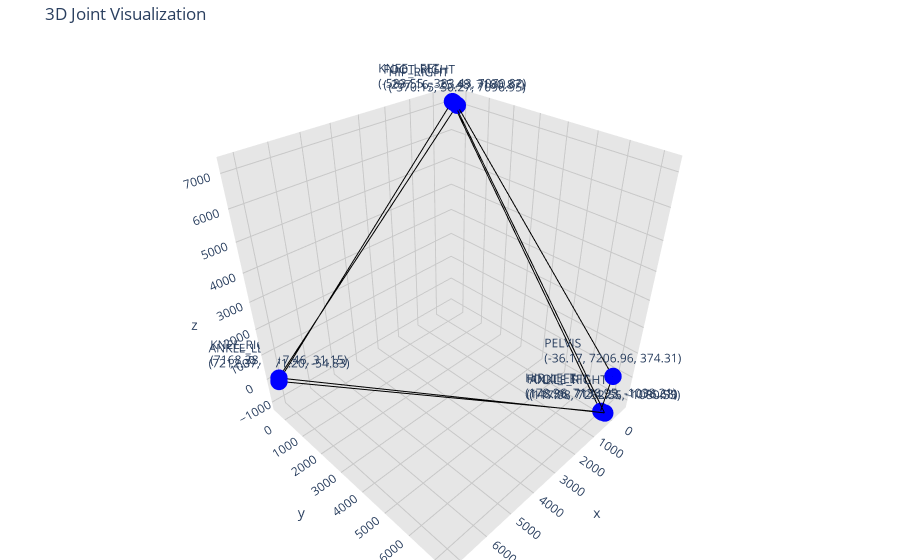

Notebook code for this chart:
### Code cell
import torch
import pandas as pd
import plotly.graph_objs as go
from torch_geometric.data import Data

# Load the dataset

df = pd.read_csv(file_path)

# Define anatomical connections as edges
edges = torch.tensor([
    [0, 2],  # FOOT_RIGHT to ANKLE_RIGHT
    [1, 3],  # FOOT_LEFT to ANKLE_LEFT
    [2, 4],  # ANKLE_RIGHT to KNEE_RIGHT
    [3, 5],  # ANKLE_LEFT to KNEE_LEFT
    [4, 6],  # KNEE_RIGHT to HIP_RIGHT
    [5, 7],  # KNEE_LEFT to HIP_LEFT
    [6, 8],  # HIP_RIGHT to PELVIS
    [7, 8],  # HIP_LEFT to PELVIS
    [8, 9],  # PELVIS to SPINE_NAVAL
    [9, 10], # SPINE_NAVAL to SPINE_CHEST
    [10, 11],# SPINE_CHEST to CLAVICLE_RIGHT
    [10, 12],# SPINE_CHEST to CLAVICLE_LEFT
    [11, 13],# CLAVICLE_RIGHT to SHOULDER_RIGHT
    [12, 14],# CLAVICLE_LEFT to SHOULDER_LEFT
    [13, 15],# SHOULDER_RIGHT to ELBOW_RIGHT
    [14, 16],# SHOULDER_LEFT to ELBOW_LEFT
    [15, 17],# ELBOW_RIGHT to WRIST_RIGHT
    [16, 18],# ELBOW_LEFT to WRIST_LEFT
    [17, 19],# WRIST_RIGHT to HAND_RIGHT
    [18, 20],# WRIST_LEFT to HAND_LEFT
    [19, 21],# HAND_RIGHT to HANDTIP_RIGHT
    [20, 22],# HAND_LEFT to HANDTIP_LEFT
    [21, 23],# HANDTIP_RIGHT to THUMB_RIGHT
    [22, 24],# HANDTIP_LEFT to THUMB_LEFT
    [10, 25],# SPINE_CHEST to NECK
    [25, 26],# NECK to HEAD
]).t().contiguous()


edges = torch.tensor([
    [0, 2],  # FOOT_RIGHT to ANKLE_RIGHT
    [1, 3],  # FOOT_LEFT to ANKLE_LEFT
    [2, 4],  # ANKLE_RIGHT to KNEE_RIGHT
    [3, 5],  # ANKLE_LEFT to KNEE_LEFT
    [4, 6],  # KNEE_RIGHT to HIP_RIGHT
    [5, 7],  # KNEE_LEFT to HIP_LEFT
    [6, 8],  # HIP_RIGHT to PELVIS
    [7, 8],  # HIP_LEFT to PELVIS
]).t().contiguous()



# List of joints in the order they appear in the DataFrame
joints = [
    'FOOT_RIGHT', 'FOOT_LEFT', 'ANKLE_RIGHT', 'ANKLE_LEFT', 'KNEE_RIGHT', 'KNEE_LEFT',
    'HIP_RIGHT', 'HIP_LEFT', 'PELVIS', 'SPINE_NAVAL', 'SPINE_CHEST',
    'CLAVICLE_RIGHT', 'CLAVICLE_LEFT', 'SHOULDER_RIGHT', 'SHOULDER_LEFT',
    'ELBOW_RIGHT', 'ELBOW_LEFT', 'WRIST_RIGHT', 'WRIST_LEFT', 'HAND_RIGHT',
    'HAND_LEFT', 'HANDTIP_RIGHT', 'HANDTIP_LEFT', 'THUMB_RIGHT', 'THUMB_LEFT',
    'NECK', 'HEAD', 'NOSE', 'EYE_LEFT', 'EAR_LEFT', 'EYE_RIGHT', 'EAR_RIGHT'
]


# List of joints in the order they appear in the DataFrame
joints = [
    'FOOT_RIGHT', 'FOOT_LEFT', 'ANKLE_RIGHT', 'ANKLE_LEFT', 'KNEE_RIGHT', 'KNEE_LEFT',
    'HIP_RIGHT', 'HIP_LEFT', 'PELVIS'
]

# Function to extract node features and create a Data object
def create_data_object_vis(row):
    node_features = []
    node_positions = []  # Store (x, y, z) positions separately for Plotly visualization

    for joint in joints:
        x = row[f'{joint}_X']
        y = row[f'{joint}_Y']
        z = row[f'{joint}_Z']
        node_features.append([x, y, z])
        node_positions.append((x, y, z))  # Save position for each joint

    node_features = torch.tensor(node_features, dtype=torch.float)

    # Extract label (assuming 'frailty' is the target column)
    label = torch.tensor([row['QoR_class']], dtype=torch.float)

    # Create the Data object
    data = Data(x=node_features, edge_index=edges, y=label)

    return data, node_positions

# Function to plot the graph using Plotly
def plot_graph(node_positions):
    # Extract x, y, z coordinates from node_positions
    x_coords = [pos[0] for pos in node_positions]
    y_coords = [pos[1] for pos in node_positions]
    z_coords = [pos[2] for pos in node_positions]

    # Create edges for Plotly
    edge_x = []
    edge_y = []
    edge_z = []
    for edge in edges.t().tolist():
        x0, y0, z0 = node_positions[edge[0]]
        x1, y1, z1 = node_positions[edge[1]]
        edge_x.extend([x0, x1, None])
        edge_y.extend([y0, y1, None])
        edge_z.extend([z0, z1, None])

    # Plot the edges
    edge_trace = go.Scatter3d(
        x=edge_x, y=edge_y, z=edge_z,
        mode='lines',
        line=dict(color='black', width=2),
        hoverinfo='none'
    )

    # Plot the nodes with joint names and coordinates
    node_trace = go.Scatter3d(
        x=x_coords, y=y_coords, z=z_coords,
        mode='markers+text',
        marker=dict(size=6, color='blue'),
        text=[f'{joint}<br>({x:.2f}, {y:.2f}, {z:.2f})' for joint, x, y, z in zip(joints, x_coords, y_coords, z_coords)],  # Joint names and coordinates
        hoverinfo='text'
    )

    # Create the figure with gridlines and joint names
    fig = go.Figure(data=[edge_trace, node_trace],
                    layout=go.Layout(
                        title='3D Joint Visualization',
                        showlegend=False,
                        scene=dict(
                            xaxis=dict(
                                showbackground=True,
                                backgroundcolor="rgb(230, 230, 230)",
                                gridcolor="rgb(200, 200, 200)",
                                showgrid=True,
                                zerolinecolor="rgb(200, 200, 200)",
                            ),
                            yaxis=dict(
                                showbackground=True,
                                backgroundcolor="rgb(230, 230, 230)",
                                gridcolor="rgb(200, 200, 200)",
                                showgrid=True,
                                zerolinecolor="rgb(200, 200, 200)",
                            ),
                            zaxis=dict(
                                showbackground=True,
                                backgroundcolor="rgb(230, 230, 230)",
                                gridcolor="rgb(200, 200, 200)",
                                showgrid=True,
                                zerolinecolor="rgb(200, 200, 200)",
                            ),
                        ),
                        margin=dict(l=0, r=0, b=0, t=40),
                    ))

    fig.show()

# Example usage with a single row (e.g., the first row in your DataFrame)
single_row = df.iloc[0]
data, node_positions = create_data_object_vis(single_row)

# Plot the graph using Plotly
plot_graph(node_positions)

### Figure 1 — Plotly figure (JSON) as saved in the notebook; plotly's stock layout.template omitted (floating-point values rounded to 4 significant figures)
{"data": [{"hoverinfo": "none", "line": {"color": "black", "width": 2}, "mode": "lines", "type": "scatter3d", "x": [-297.2, 117.1, null, 148.9, 7212.0, null, 117.1, 7168.0, null, 7212.0, -583.5, null, 7168.0, -370.1, null, -583.5, 179.0, null, -370.1, -36.17, null, 179.0, -36.17, null], "y": [-25.48, 7253.0, null, 7174.0, -371.2, null, 7253.0, -417.5, null, -371.2, -383.4, null, -417.5, 50.27, null, -383.4, 7137.0, null, 50.27, 7207.0, null, 7137.0, 7207.0, null], "z": [7181.0, -1081.0, null, -1077.0, -54.83, null, -1081.0, 31.15, null, -54.83, 7071.0, null, 31.15, 7097.0, null, 7071.0, -1038.0, null, 7097.0, 374.3, null, -1038.0, 374.3, null]}, {"hoverinfo": "text", "marker": {"color": "blue", "size": 6}, "mode": "markers+text", "text": ["FOOT_RIGHT<br>(-297.16, -25.48, 7180.87)", "FOOT_LEFT<br>(148.86, 7174.23, -1076.68)", "ANKLE_RIGHT<br>(117.08, 7252.55, -1080.55)", "ANKLE_LEFT<br>(7212.37, -371.20, -54.83)", "KNEE_RIGHT<br>(7168.38, -417.46, 31.15)", "KNEE_LEFT<br>(-583.55, -383.43, 7070.82)", "HIP_RIGHT<br>(-370.15, 50.27, 7096.95)", "HIP_LEFT<br>(178.96, 7136.95, -1038.21)", "PELVIS<br>(-36.17, 7206.96, 374.31)"], "type": "scatter3d", "x": [-297.2, 148.9, 117.1, 7212.0, 7168.0, -583.5, -370.1, 179.0, -36.17], "y": [-25.48, 7174.0, 7253.0, -371.2, -417.5, -383.4, 50.27, 7137.0, 7207.0], "z": [7181.0, -1077.0, -1081.0, -54.83, 31.15, 7071.0, 7097.0, -1038.0, 374.3]}], "layout": {"margin": {"b": 0, "l": 0, "r": 0, "t": 40}, "scene": {"xaxis": {"backgroundcolor": "rgb(230, 230, 230)", "gridcolor": "rgb(200, 200, 200)", "showbackground": true, "showgrid": true, "zerolinecolor": "rgb(200, 200, 200)"}, "yaxis": {"backgroundcolor": "rgb(230, 230, 230)", "gridcolor": "rgb(200, 200, 200)", "showbackground": true, "showgrid": true, "zerolinecolor": "rgb(200, 200, 200)"}, "zaxis": {"backgroundcolor": "rgb(230, 230, 230)", "gridcolor": "rgb(200, 200, 200)", "showbackground": true, "showgrid": true, "zerolinecolor": "rgb(200, 200, 200)"}}, "showlegend": false, "title": {"text": "3D Joint Visualization"}}}
